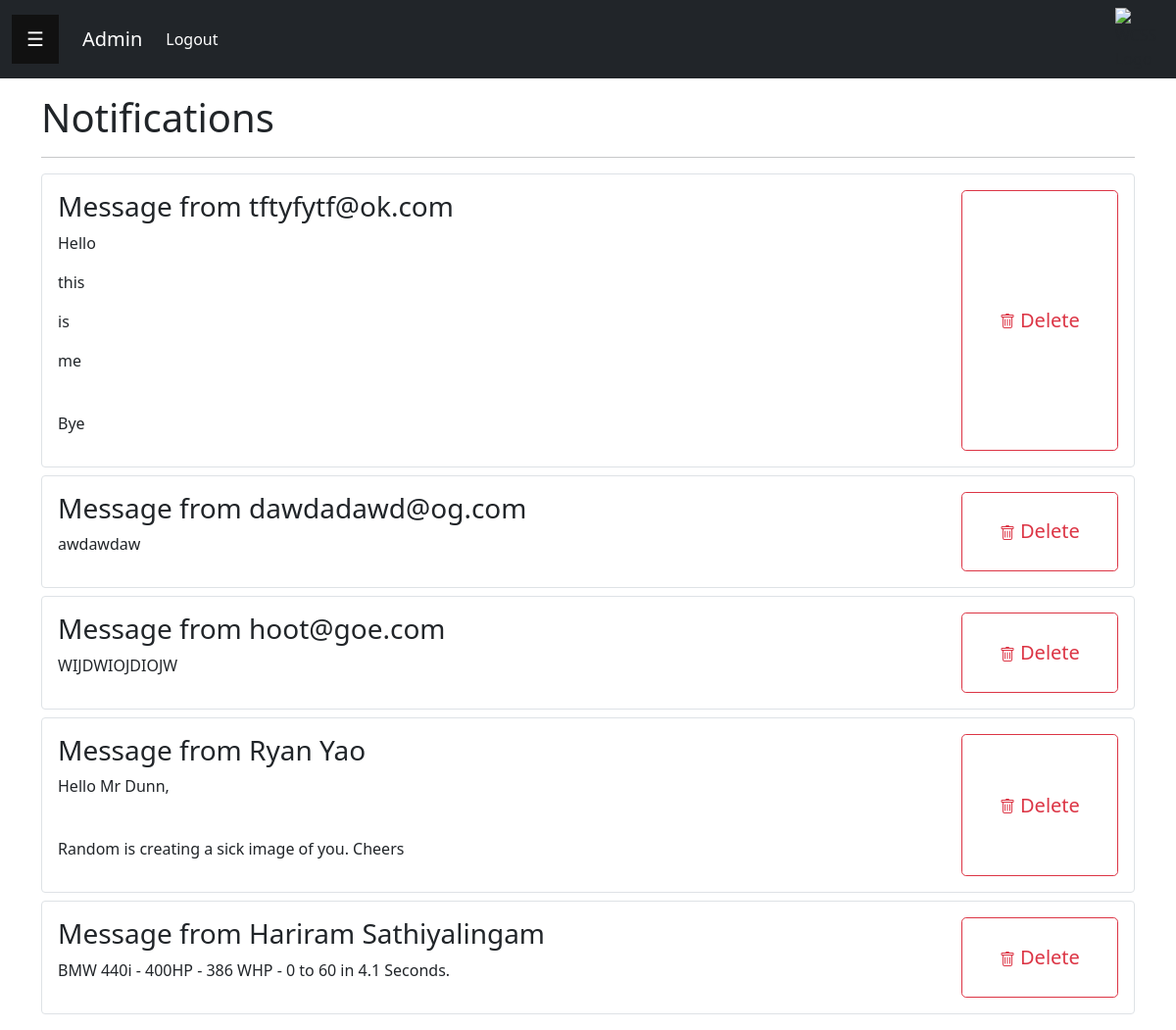
Screenshot of /app/notifications.php (signed in) with the database file from the repository.
### tables this page shows
CREATE TABLE `issues` (
  `issues_id` int NOT NULL,
  `issues_email` varchar(128) NOT NULL,
  `issues_note` varchar(10240) NOT NULL,
  `issues_timestamp` timestamp NOT NULL DEFAULT CURRENT_TIMESTAMP,
  `issues_stud_id` int DEFAULT NULL
);

CREATE TABLE `students` (
  `stud_id` int NOT NULL,
  `stud_num` varchar(16) NOT NULL,
  `stud_lname` varchar(64) NOT NULL,
  `stud_fname` varchar(64) NOT NULL,
  `stud_enabled` tinyint NOT NULL DEFAULT '1',
  `stud_awards` varchar(1024) NOT NULL DEFAULT '',
  `stud_plans` varchar(1024) NOT NULL DEFAULT '',
  `stud_scholarships` varchar(1024) NOT NULL DEFAULT '',
  `stud_memMoments` varchar(10240) NOT NULL DEFAULT '',
  `stud_year` int NOT NULL
);

### app/notifications.php (the view, shortened to what this page needs)
<?php
  require("functions.php");
?>
<!DOCTYPE html>
<html lang="en" dir="ltr">
  <head>
    <link href="https://cdn.jsdelivr.net/npm/bootstrap@5.0.1/dist/css/bootstrap.min.css" rel="stylesheet">
    <link rel="stylesheet" href="navbar.css">
  </head>
  <body>
    <div id="main">
      <div class="container my-3">
        <h1>Notifications</h1>
        <hr>
         <?php
           $issues = getJoinedIssues();
           foreach ($issues as $key => $issue) {
             $splitText = explode('\\n', $issue['issues_note']);
             echo "<div class='container rounded border mb-2 p-3' id='".$issue['issues_id']."'>\n";
             echo "<div class='row'>\n";
             echo "<div class='col-lg-10 position-relative text-break'>\n";
             if ($issue['issues_stud_id'] != "") {
               echo "<h3>Message from  ".htmlspecialchars($issue['stud_fname'], ENT_QUOTES)." ".htmlspecialchars($issue['stud_lname'], ENT_QUOTES)."</h3>\n";
             }
             else {
               echo "<h3>Message from  ".htmlspecialchars($issue['issues_email'], ENT_QUOTES)."</h3>\n";
             }
             foreach ($splitText as $val) {
               if ($val == ""){
                 echo "<br>";
               }
               else {
                echo "<p>".$val."</p>";
               }
             }
             echo "</div>\n";
             echo "<div class='col-lg-2'>\n";
             echo "<button type='button' class='btn btn-outline-danger btn-lg h-100 w-100' onclick=deleteNotif(".$issue['issues_id'].")>\n";
             echo "Delete\n";
             echo "</button>\n";
             echo "</div>\n";
             echo "</div>\n";
             echo "</div>\n";
           }
          ?>
      </div>
    </div>
  </body>
</html>

### app/navbar.css (style rules this page uses)
#main { transition: margin-left 0.5s; }

### rows the page displays
issues: issues_email "tftyfytf@ok.com", issues_note "Hello", issues_note "this", issues_note "is", issues_note "me", issues_note "Bye"
issues: issues_email "dawdadawd@og.com", issues_note "awdawdaw"
issues: issues_email "hoot@goe.com", issues_note "WIJDWIOJDIOJW"
issues: students.stud_fname "Ryan", students.stud_lname "Yao", issues_note "Hello Mr Dunn,", issues_note "Random is creating a sick image of you. Cheers"
issues: students.stud_fname "Hariram", students.stud_lname "Sathiyalingam", issues_note "BMW 440i - 400HP - 386 WHP - 0 to 60 in 4.1 Seconds."
